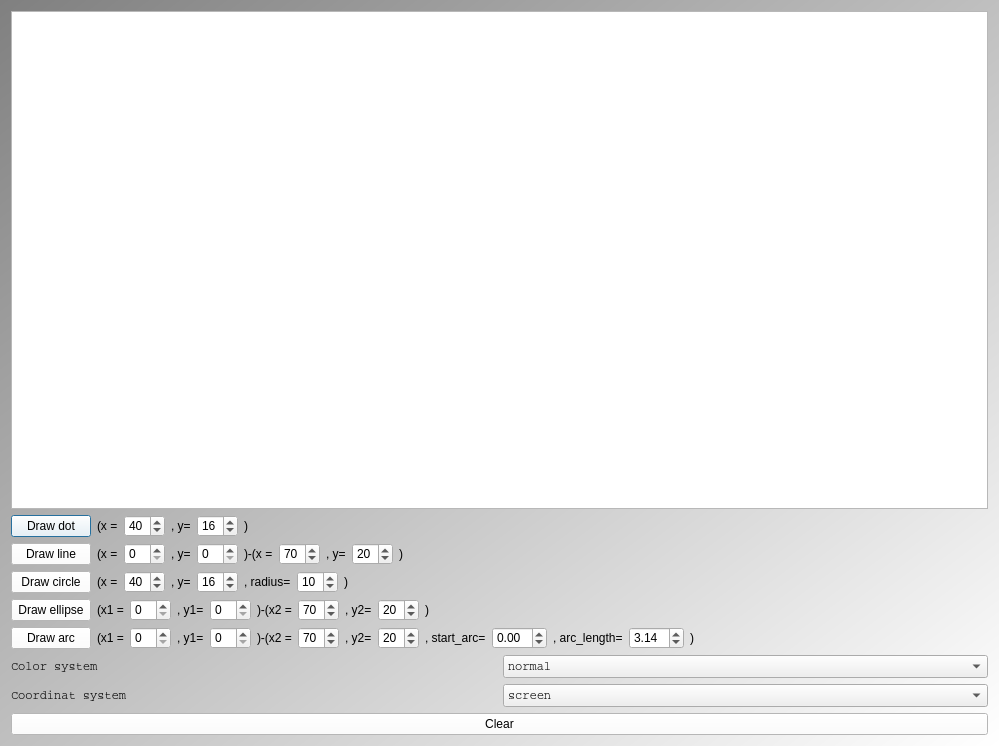
<?xml version="1.0" encoding="UTF-8"?>
<ui version="4.0">
 <class>QtTestDrawCanvasMainDialog</class>
 <widget class="QDialog" name="QtTestDrawCanvasMainDialog">
  <property name="geometry">
   <rect>
    <x>0</x>
    <y>0</y>
    <width>999</width>
    <height>746</height>
   </rect>
  </property>
  <property name="windowTitle">
   <string>TestDrawCanvas</string>
  </property>
  <property name="styleSheet">
   <string notr="true">QDialog { 
background-color: qlineargradient(x1: 0, y1: 0, x2: 1, y2: 1, stop: 0  #808080, stop: 1 #ffffff);
}
QPushButton { background-color: rgb(255, 255, 255);  }
QPushButton { color: rgb(0,0,0); }</string>
  </property>
  <layout class="QVBoxLayout" name="verticalLayout">
   <item>
    <widget class="QPlainTextEdit" name="text">
     <property name="font">
      <font>
       <family>Courier</family>
       <pointsize>8</pointsize>
      </font>
     </property>
     <property name="readOnly">
      <bool>true</bool>
     </property>
    </widget>
   </item>
   <item>
    <layout class="QHBoxLayout" name="layout_dot">
     <item>
      <widget class="QPushButton" name="button_dot">
       <property name="text">
        <string>Draw dot</string>
       </property>
      </widget>
     </item>
     <item>
      <widget class="QLabel" name="label_dot_x">
       <property name="text">
        <string>(x =</string>
       </property>
      </widget>
     </item>
     <item>
      <widget class="QSpinBox" name="box_dot_x">
       <property name="value">
        <number>40</number>
       </property>
      </widget>
     </item>
     <item>
      <widget class="QLabel" name="label_doy_y">
       <property name="text">
        <string>, y=</string>
       </property>
      </widget>
     </item>
     <item>
      <widget class="QSpinBox" name="box_dot_y">
       <property name="value">
        <number>16</number>
       </property>
      </widget>
     </item>
     <item>
      <widget class="QLabel" name="label_dot_close">
       <property name="text">
        <string>)</string>
       </property>
      </widget>
     </item>
     <item>
      <spacer name="horizontalSpacer">
       <property name="orientation">
        <enum>Qt::Horizontal</enum>
       </property>
       <property name="sizeHint" stdset="0">
        <size>
         <width>40</width>
         <height>20</height>
        </size>
       </property>
      </spacer>
     </item>
    </layout>
   </item>
   <item>
    <layout class="QHBoxLayout" name="layout_line">
     <item>
      <widget class="QPushButton" name="button_line">
       <property name="text">
        <string>Draw line</string>
       </property>
      </widget>
     </item>
     <item>
      <widget class="QLabel" name="label_line_x1">
       <property name="text">
        <string>(x =</string>
       </property>
      </widget>
     </item>
     <item>
      <widget class="QSpinBox" name="box_line_x1"/>
     </item>
     <item>
      <widget class="QLabel" name="label_line_y1">
       <property name="text">
        <string>, y=</string>
       </property>
      </widget>
     </item>
     <item>
      <widget class="QSpinBox" name="box_line_y1"/>
     </item>
     <item>
      <widget class="QLabel" name="label_line_x2">
       <property name="text">
        <string>)-(x =</string>
       </property>
      </widget>
     </item>
     <item>
      <widget class="QSpinBox" name="box_line_x2">
       <property name="value">
        <number>70</number>
       </property>
      </widget>
     </item>
     <item>
      <widget class="QLabel" name="label_line_y2">
       <property name="text">
        <string>, y=</string>
       </property>
      </widget>
     </item>
     <item>
      <widget class="QSpinBox" name="box_line_y2">
       <property name="value">
        <number>20</number>
       </property>
      </widget>
     </item>
     <item>
      <widget class="QLabel" name="label_line_close">
       <property name="text">
        <string>)</string>
       </property>
      </widget>
     </item>
     <item>
      <spacer name="horizontalSpacer_3">
       <property name="orientation">
        <enum>Qt::Horizontal</enum>
       </property>
       <property name="sizeHint" stdset="0">
        <size>
         <width>40</width>
         <height>20</height>
        </size>
       </property>
      </spacer>
     </item>
    </layout>
   </item>
   <item>
    <layout class="QHBoxLayout" name="layout_circle">
     <item>
      <widget class="QPushButton" name="button_circle">
       <property name="text">
        <string>Draw circle</string>
       </property>
      </widget>
     </item>
     <item>
      <widget class="QLabel" name="label_circle_x">
       <property name="text">
        <string>(x =</string>
       </property>
      </widget>
     </item>
     <item>
      <widget class="QSpinBox" name="box_circle_x">
       <property name="value">
        <number>40</number>
       </property>
      </widget>
     </item>
     <item>
      <widget class="QLabel" name="label_circle_y">
       <property name="text">
        <string>, y=</string>
       </property>
      </widget>
     </item>
     <item>
      <widget class="QSpinBox" name="box_circle_y">
       <property name="value">
        <number>16</number>
       </property>
      </widget>
     </item>
     <item>
      <widget class="QLabel" name="label_circle_r">
       <property name="text">
        <string>, radius=</string>
       </property>
      </widget>
     </item>
     <item>
      <widget class="QSpinBox" name="box_circle_r">
       <property name="value">
        <number>10</number>
       </property>
      </widget>
     </item>
     <item>
      <widget class="QLabel" name="label_circle_close">
       <property name="text">
        <string>)</string>
       </property>
      </widget>
     </item>
     <item>
      <spacer name="horizontalSpacer_2">
       <property name="orientation">
        <enum>Qt::Horizontal</enum>
       </property>
       <property name="sizeHint" stdset="0">
        <size>
         <width>40</width>
         <height>20</height>
        </size>
       </property>
      </spacer>
     </item>
    </layout>
   </item>
   <item>
    <layout class="QHBoxLayout" name="layout_ellipse">
     <item>
      <widget class="QPushButton" name="button_ellipse">
       <property name="text">
        <string>Draw ellipse</string>
       </property>
      </widget>
     </item>
     <item>
      <widget class="QLabel" name="label_ellipse_x1">
       <property name="text">
        <string>(x1 =</string>
       </property>
      </widget>
     </item>
     <item>
      <widget class="QSpinBox" name="box_ellipse_x1"/>
     </item>
     <item>
      <widget class="QLabel" name="label_ellipse_y1">
       <property name="text">
        <string>, y1=</string>
       </property>
      </widget>
     </item>
     <item>
      <widget class="QSpinBox" name="box_ellipse_y1"/>
     </item>
     <item>
      <widget class="QLabel" name="label_ellipse_x2">
       <property name="text">
        <string>)-(x2 =</string>
       </property>
      </widget>
     </item>
     <item>
      <widget class="QSpinBox" name="box_ellipse_x2">
       <property name="value">
        <number>70</number>
       </property>
      </widget>
     </item>
     <item>
      <widget class="QLabel" name="label_ellipse_y2">
       <property name="text">
        <string>, y2=</string>
       </property>
      </widget>
     </item>
     <item>
      <widget class="QSpinBox" name="box_ellipse_y2">
       <property name="value">
        <number>20</number>
       </property>
      </widget>
     </item>
     <item>
      <widget class="QLabel" name="label_ellipse_close">
       <property name="text">
        <string>)</string>
       </property>
      </widget>
     </item>
     <item>
      <spacer name="spacer_ellipse">
       <property name="orientation">
        <enum>Qt::Horizontal</enum>
       </property>
       <property name="sizeHint" stdset="0">
        <size>
         <width>40</width>
         <height>20</height>
        </size>
       </property>
      </spacer>
     </item>
    </layout>
   </item>
   <item>
    <layout class="QHBoxLayout" name="layout_arc">
     <item>
      <widget class="QPushButton" name="button_arc">
       <property name="text">
        <string>Draw arc</string>
       </property>
      </widget>
     </item>
     <item>
      <widget class="QLabel" name="label_arc_x1">
       <property name="text">
        <string>(x1 =</string>
       </property>
      </widget>
     </item>
     <item>
      <widget class="QSpinBox" name="box_arc_x1"/>
     </item>
     <item>
      <widget class="QLabel" name="label_arc_y1">
       <property name="text">
        <string>, y1=</string>
       </property>
      </widget>
     </item>
     <item>
      <widget class="QSpinBox" name="box_arc_y1"/>
     </item>
     <item>
      <widget class="QLabel" name="label_arc_x2">
       <property name="text">
        <string>)-(x2 =</string>
       </property>
      </widget>
     </item>
     <item>
      <widget class="QSpinBox" name="box_arc_x2">
       <property name="value">
        <number>70</number>
       </property>
      </widget>
     </item>
     <item>
      <widget class="QLabel" name="label_arc_y2">
       <property name="text">
        <string>, y2=</string>
       </property>
      </widget>
     </item>
     <item>
      <widget class="QSpinBox" name="box_arc_y2">
       <property name="value">
        <number>20</number>
       </property>
      </widget>
     </item>
     <item>
      <widget class="QLabel" name="label_arc_start_arc">
       <property name="text">
        <string>, start_arc=</string>
       </property>
      </widget>
     </item>
     <item>
      <widget class="QDoubleSpinBox" name="box_arc_start_arc">
       <property name="minimum">
        <double>-6.280000000000000</double>
       </property>
       <property name="maximum">
        <double>6.280000000000000</double>
       </property>
      </widget>
     </item>
     <item>
      <widget class="QLabel" name="label_arc_arc_length">
       <property name="text">
        <string>, arc_length=</string>
       </property>
      </widget>
     </item>
     <item>
      <widget class="QDoubleSpinBox" name="box_arc_arc_length">
       <property name="minimum">
        <double>-6.280000000000000</double>
       </property>
       <property name="maximum">
        <double>6.280000000000000</double>
       </property>
       <property name="value">
        <double>3.140000000000000</double>
       </property>
      </widget>
     </item>
     <item>
      <widget class="QLabel" name="label_arc_close">
       <property name="text">
        <string>)</string>
       </property>
      </widget>
     </item>
     <item>
      <spacer name="spacer_arc">
       <property name="orientation">
        <enum>Qt::Horizontal</enum>
       </property>
       <property name="sizeHint" stdset="0">
        <size>
         <width>40</width>
         <height>20</height>
        </size>
       </property>
      </spacer>
     </item>
    </layout>
   </item>
   <item>
    <layout class="QHBoxLayout" name="horizontalLayout">
     <item>
      <widget class="QLabel" name="label_color_system">
       <property name="font">
        <font>
         <family>Courier</family>
        </font>
       </property>
       <property name="text">
        <string>Color system</string>
       </property>
      </widget>
     </item>
     <item>
      <widget class="QComboBox" name="box_color_system">
       <property name="font">
        <font>
         <family>Courier</family>
        </font>
       </property>
       <item>
        <property name="text">
         <string>normal</string>
        </property>
       </item>
       <item>
        <property name="text">
         <string>invert</string>
        </property>
       </item>
      </widget>
     </item>
    </layout>
   </item>
   <item>
    <layout class="QHBoxLayout" name="horizontalLayout_2">
     <item>
      <widget class="QLabel" name="label_coordinat_system">
       <property name="font">
        <font>
         <family>Courier</family>
        </font>
       </property>
       <property name="text">
        <string>Coordinat system</string>
       </property>
      </widget>
     </item>
     <item>
      <widget class="QComboBox" name="box_coordinat_system">
       <property name="font">
        <font>
         <family>Courier</family>
        </font>
       </property>
       <item>
        <property name="text">
         <string>screen</string>
        </property>
       </item>
       <item>
        <property name="text">
         <string>graph</string>
        </property>
       </item>
      </widget>
     </item>
    </layout>
   </item>
   <item>
    <widget class="QPushButton" name="button_clear">
     <property name="text">
      <string>Clear</string>
     </property>
    </widget>
   </item>
  </layout>
 </widget>
 <resources/>
 <connections/>
</ui>
